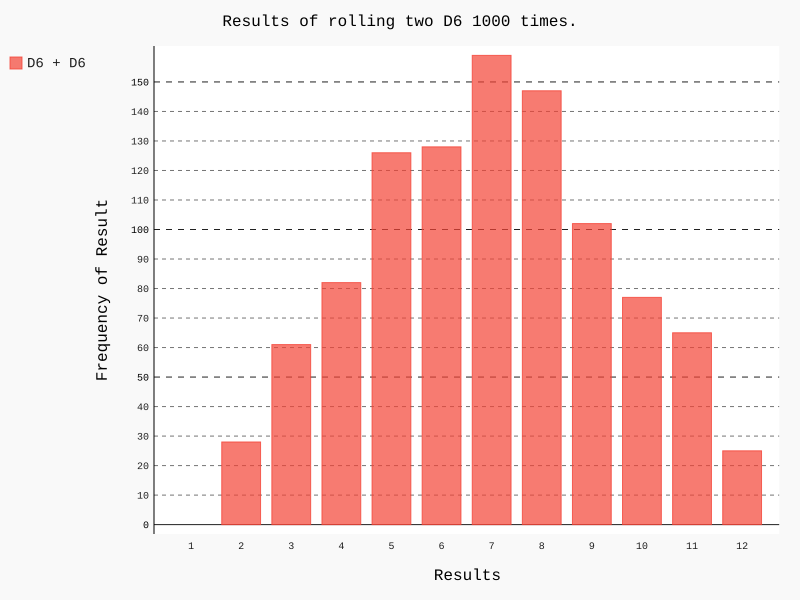

This figure's Python source:
import pygal
from die import *


def run_die():
    # create a D6
    die_1 = Die()
    die_2 = Die()

    # make some rolls, and store results in a list
    results = []
    for roll_num in range(1000):
        result = die_1.roll() + die_2.roll()
        results.append(result)

    # analyze the results
    frequencies = []
    max_results = die_1.num_sides + die_2.num_sides
    for value in range(1, max_results+1):
        frequency = results.count(value)
        frequencies.append(frequency)

    # visualize the results
    hist = pygal.Bar()

    hist.title = "Results of rolling two D6 1000 times."
    hist.x_labels = ['1', '2', '3', '4', '5', '6', '7', '8', '9', '10', '11', '12']
    hist.x_title = "Results"
    hist.y_title = "Frequency of Result"

    hist.add('D6 + D6', frequencies)
    hist.render_to_file('die_visual.svg')
